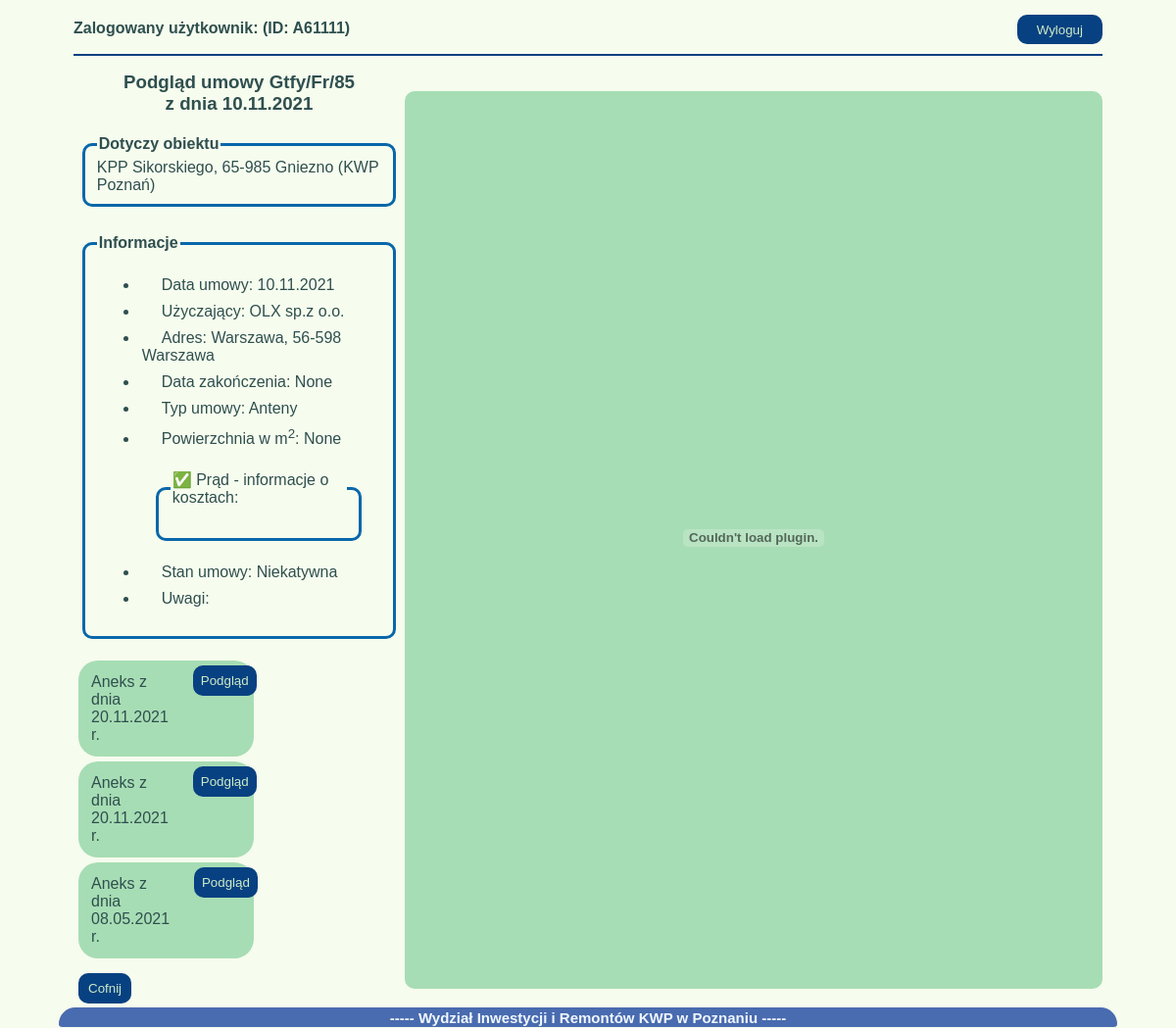
Page /umowy/podglad/1/ (signed in) on the committed database.
### umowyapp/models.py (models this page shows, shortened)
class Umowa(models.Model):
    data_umowy = models.DateField(null=False)
    nr_umowy = models.CharField(max_length=20, blank=True, default="(BRAK NUMERU)")
    podstawa_prawna = models.ForeignKey(Podstawa_prawna, on_delete=models.CASCADE, blank=True)
    nazwa_uzyczajacego = models.CharField(max_length=30, null=True)
    adres_uzyczajacego = models.CharField(max_length=30, null=True)
    kod_pocztowy_uzyczajacego = models.CharField(max_length=6, null=True)
    miasto_uzyczajacego = models.CharField(max_length=20, null=True)
    okres_obowiazywania = models.DateField(null=True, blank=True)
    typ_umowy = models.ForeignKey(Rodzaj_umowy, on_delete=models.CASCADE)
    pow_uzyczona = models.DecimalField(max_digits=4, decimal_places=2, null=True, blank=True)
    rodzaj_kosztow_prad = models.BooleanField()
    informacje_prad = models.TextField(blank=True, default="")
    rodzaj_kosztow_gaz = models.BooleanField()
    informacje_gaz = models.TextField(blank=True, default="")
    rodzaj_kosztow_woda = models.BooleanField()
    informacje_woda = models.TextField(blank=True, default="")
    rodzaj_kosztow_co = models.BooleanField()
    informacje_co = models.TextField(blank=True, default="")
    powiaty_jedn = models.ForeignKey(Powiaty_Wlkp, on_delete=models.CASCADE)
    rodzaj_jedn = models.ForeignKey(Rodzaje_jednostek, on_delete=models.CASCADE)
    adres_jedn = models.CharField(max_length=30, null=True)
    miasto_jedn = models.CharField(max_length=20, null=True)
    kod_pocztowy_jedn = models.CharField(max_length=6, null=True)
    skan_umowy = models.FileField(upload_to='umowy_pdf', null=True, blank=True)
    stan_umowy = models.ForeignKey(Stan_umow, on_delete=models.CASCADE, blank=False, default=1)
    uwagi = models.TextField(blank=True, default="")
    archiwum = models.BooleanField(null=False, default=0)
    utworzenie = models.DateTimeField(auto_now_add=True)
    zmiana = models.DateTimeField(auto_now=True)
    autor = models.ForeignKey("auth.User", editable=False, on_delete=models.CASCADE)

class Rodzaje_jednostek(models.Model):
    rodzaj = models.CharField(max_length=5, null=False)
    def __str__(self):
        return f'{self.rodzaj}'

class Powiaty_Wlkp(models.Model):
    powiat = models.CharField(max_length=12, null=False)
    def __str__(self):
        return f'{self.powiat}'

class Rodzaj_umowy(models.Model):
    rodz_um = models.CharField(max_length=10)
    def __str__(self):
        return f'{self.rodz_um}'

class Stan_umow(models.Model):
    stan = models.CharField(max_length=30, null=False)
    def __str__(self):
        return f'{self.stan}'

class Aneks(models.Model):
    umowa = models.ForeignKey(Umowa, on_delete=models.CASCADE)
    skan_aneksu = models.FileField(upload_to='aneksy_pdf', null=True, blank=True)
    data_aneksu = models.DateField(null=True)
    utworzenie = models.DateTimeField(auto_now_add=True)
    autor = models.ForeignKey("auth.User", on_delete=models.CASCADE)

### umowyapp/views.py (the view)
# urls.py: path('podglad/<int:id>/', podglad_umow, name="podglad_umowy"),
@login_required
def podglad_umow(request, id):
    podglad = Umowa.objects.get(pk=id)
    aneksy = podglad.aneks_set.all()
    return render(request, 'podglad.html', {'podglad': podglad, 'aneksy': aneksy})

### templates/podglad.html (shortened to what this page needs)
{%extends 'start.html'%}
{%block strona%}
<section xmlns="http://www.w3.org/1999/html">
    <div class="podglad_box">
        <h3 class="naglowek_podglad">Podgląd umowy {{podglad.nr_umowy}}<br>z dnia {{podglad.data_umowy}}</h3>
        <form class="podglad_umow">
            <fieldset>
                <legend><b>Dotyczy obiektu</b></legend>
                <span>{{podglad.rodzaj_jedn}} {{podglad.adres_jedn}}, {{podglad.kod_pocztowy_jedn}} {{podglad.miasto_jedn}} ({{podglad.powiaty_jedn}})</span>
            </fieldset>
        </form>
        <form class="podglad_umow">
            <fieldset>
                <legend><b>Informacje</b></legend>
                <ul>
                    <li><label>Data umowy: {{podglad.data_umowy}}</label></li>
                    <li><label>Użyczający: {{podglad.nazwa_uzyczajacego }}</label></li>
                    <li><label> Adres: {{podglad.adres_uzyczajacego}},
                        {{podglad.kod_pocztowy_uzyczajacego}} {{podglad.miasto_uzyczajacego}}</label>
                    </li>
                    <li><label>Data zakończenia: {{podglad.okres_obowiazywania}}</label></li>
                    <li><label>Typ umowy: {{podglad.typ_umowy}}</label></li>
                    <li><label>Powierzchnia w m<sup>2</sup>: {{podglad.pow_uzyczona}}</label></li>
                    {%if podglad.rodzaj_kosztow_prad == True%}
                    <form>
                    <fieldset class="media-podgląd">
                        <legend class="aktywne"> Prąd - informacje o kosztach: </legend>
                    </fieldset>
                    </form>
                    {%endif%}
                    <li> <label>Stan umowy: {{podglad.stan_umowy}}</label></li>
                    <li> <label>Uwagi: {{podglad.uwagi}}</label></li>
                </ul>
            </fieldset>
        </form>
        {%if aneksy%}
            {%for aneks in aneksy%}
                <div class="lista aneks">
                    <div class="aneks-div-span"><span> Aneks z dnia {{aneks.data_aneksu}} r. </span></div>
                    <div class="aneks-div-button"><a href="/doc/{{aneks.skan_aneksu}}" target="_blank"><button class="button-podglad">Podgląd</button></a></div>
                </div>
                {%endfor%}
        {%endif%}
        <div class="cofni_podgląd">
            <a href="{% url 'wszystkie_umowy'%}"><button class="button-general button-back">Cofnij</button></a>
        </div>
    </div>
        {%if podglad.skan_umowy %}
        <div class="pdf_viev">
        <embed src="/doc/{{podglad.skan_umowy}}#toolbar=0" type="application/pdf"/>
        </div>
        {%endif%}
</section>
{%endblock%}

### templates/start.html (shortened to what this page needs)
{%load static%}
<!doctype html>
<html lang="pl">
<head>
    <link rel="stylesheet" href="{%block css%}{% static 'style.css' %}{%endblock%}">
</head>
<body>
{% if user.is_authenticated%}
<nav class="element_login">
    <h4 class="user_name">Zalogowany użytkownik: {{user.first_name}} (ID: {{user.username}})</h4>
            <a href="{%url 'logout'%}"><button class="button-logout">Wyloguj</button></a>
</nav>
{%else%}
<a href="{%url 'login'%}">Login</a>
{%endif%}
<hr class="hr">
{%block strona%} {%endblock%}
<footer>
    <p class="stopka"><b>----- Wydział Inwestycji i Remontów KWP w Poznaniu -----</b></p>
</footer>
</body>
</html>

### umowyapp/static/style.css (style rules this page uses)
body { color: #2F4F4F; background-color: hsl(85,67%,96%); padding: 0; font-family: arial; margin: 10px 45px; padding:5px 30px; }
a { text-decoration: none; }
footer { position: fixed; width: 90%; margin: auto; height: 20px; background-color: rgba(39, 78, 163, 0.836); color: aliceblue; right: 5%; bottom: 1px; left: 5%; right: 5%; border-radius: 80px 80px 15px 15px; }
.stopka { text-align: center; font-size: 15px; margin: 2px 0px; }
.element_login { padding: 0; }
.user_name { float: left; font-size: 12pt; margin-top: auto; margin-bottom:10px; padding-top: 5px; padding-bottom: 5px; }
.button-logout { float: right; display:inline-block; background-color: hsl(212,88%,27%); color: hsl(109,49%,85%); width: auto; margin-top: auto; margin-bottom:10px; height:30px; padding: 0px 20px; border-radius: 10px; border-style: none; -webkit-transition: all 1s ease; transition: all 1s ease; }
.hr { clear: both; border: 1px solid hsl(212,88%,27%); background: hsl(212,88%,27%); margin-bottom: 1%; }
.button-general { display:inline-block; background-color: hsl(212,88%,27%); color: hsl(109,49%,85%); width: auto; margin: 10px 5px; padding:8px 10px; border-radius: 10px; border-style: none; webkit-transition: all 1s ease; transition: all 0.3s ease; }
.lista { display: flex; border-radius: 20px; border-style: none; background-color: hsl(135,44%,76%); margin: 5px; padding: auto auto; width: 70%; }
.podglad_box { width: 45%; }
.aktywne::before { content:"\2705"; }
section { display:flex; }
.naglowek_podglad { text-align:center; margin:5px; }
.podglad_umow { margin:15px 0px; padding:2%; }
.podglad_umow fieldset ul li { padding: 3px; margin: 3px; }
.podglad_umow label { margin: 10px 20px; }
.aneks { padding: 5px; width: 50%; }
.aneks-div-span { padding: 8px; width:auto; }
.button-podglad { float: right; display:inline-block; background-color: hsl(212,88%,27%); color: hsl(109,49%,85%); width: auto; padding:8px 8px; border-radius: 10px; border-style: none; -webkit-transition: all 1s ease; transition: all 1s ease; }
.aneks-div-button { margin-left: 10%; }
fieldset { border: solid 3px hsl(205,91%,35%); border-radius: 10px; }
.media-podgląd { margin:20px; }
.pdf_viev { margin: auto ; background-color: hsl(135,44%,76%); border-radius: 10px; border: 3px }
embed { width: 700px; height: 900px; margin: 6px }
.cofni_podgląd { clear: left; }

### rows in the picture
Umowa: nr_umowy "Gtfy/Fr/85", data_umowy "10.11.2021", rodzaj_jedn "KPP", adres_jedn "Sikorskiego", kod_pocztowy_jedn "65-985", miasto_jedn "Gniezno", powiaty_jedn "KWP Poznań", nazwa_uzyczajacego "OLX sp.z o.o.", adres_uzyczajacego "Warszawa", kod_pocztowy_uzyczajacego "56-598", miasto_uzyczajacego "Warszawa", okres_obowiazywania "None", typ_umowy "Anteny", pow_uzyczona "None", stan_umowy "Niekatywna"
Aneks: data_aneksu "20.11.2021"
Aneks: data_aneksu "20.11.2021"
Aneks: data_aneksu "08.05.2021"

### other values in the picture
{{ user.username }} "A61111"
